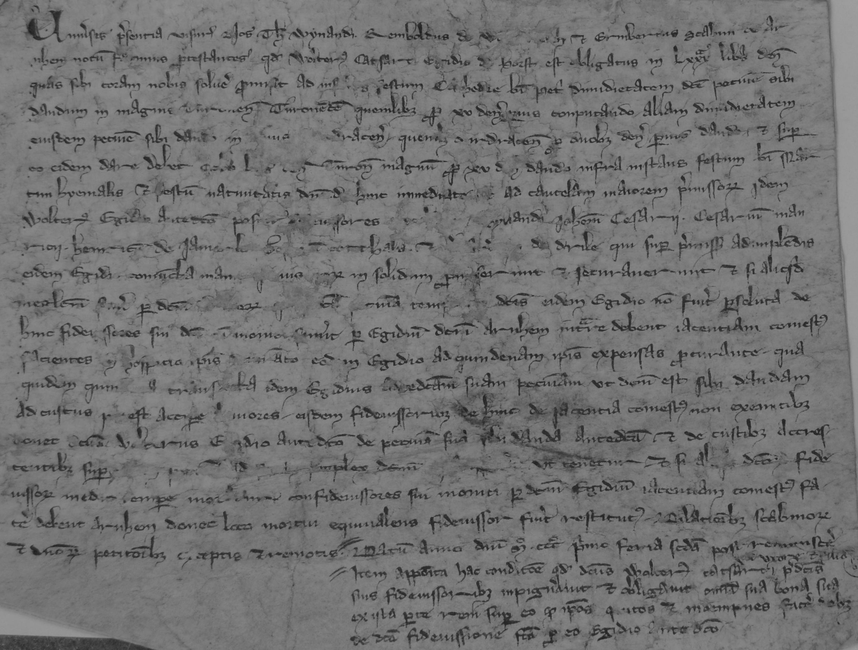
#> input picture 1300/MPS1300_0004.ppm, 858 x 650 px, given as the content of the folder dev_images, which was not available
$ python generate_train_data.py
#> lines starting #> are read from the running program, lines starting #| are printed output that depends on the picture; after the words box and inside, x2 and y2 are one past the last pixel; in counts of white or black regions, pixels touching at a corner belong together; pictures that were not available may be replaced by others from this repository, and a replacement may not be noted
### lib.py
import matplotlib
import matplotlib.pyplot as plt
from skimage import io, color
from skimage.filters import (threshold_otsu, threshold_niblack, threshold_sauvola)
from skimage.util import invert
from skimage.morphology import skeletonize
import numpy as np
import scipy.ndimage as ndi
from skimage import measure
from skimage import img_as_ubyte
import concurrent.futures
import os
from joblib import Parallel, delayed
import cv2
e = 7
min_frag_size = 2*e+2
import time


def skimage_to_opencv(skeleton):
    """Converts a skeleton image from skimage to opencv format."""
    return (skeleton * 255).astype(np.uint8)


def opencv_connected_components(skeleton):
    """Computes connected components using opencv."""
    ret, labels = cv2.connectedComponents(skeleton)
    return labels


def extract_fragments(skeleton, labels):
    """Extracts fragments from a skeleton image and its labels."""
    fragments = [ [] for _ in range(np.max(labels))]

    for y in range(skeleton.shape[0]):
        for x in range(skeleton.shape[1]):
            if skeleton[y, x]:
                label = labels[y, x] - 1
                fragments[label].append((y, x))
    return [fragment for fragment in fragments if fragment if len(fragment) > min_frag_size]

from scipy.signal import argrelextrema, savgol_filter, find_peaks
import math
from scipy.ndimage import gaussian_filter, uniform_filter1d
#pixel_to_p2_p3_map = {}  # Mapping data structure to store the pixel to p2 and p3 mapping

def get_adjacent_pixels(skeleton, point):
    h, w = skeleton.shape
    adjacent_pixels = []
    for sy in range(-1, 2):
        for sx in range(-1, 2):
            if 0<= point[0] + sy < h and 0 <= point[1]+sx < w and skeleton[point[0] + sy, point[1] + sx] and not (sy == 0 and sx == 0):
                adjacent_pixels.append([point[0] + sy, point[1] + sx])
    return sorted(adjacent_pixels)


def compute_window_size(array_length, min_array_length, max_array_length, min_window_size=2, max_window_size=50):
    # Linear scaling between min_window_size and max_window_size
    window_size = min_window_size + (max_window_size - min_window_size) * (array_length - min_array_length) / (max_array_length - min_array_length)
    return int(window_size)


def traverse(skeleton, point, visited, e, count=0):
    if e == count:
        return point
    adjacent_pixels = get_adjacent_pixels(skeleton, point)
    if len(adjacent_pixels) != 2:
        return point

    visited[tuple(point)] = True
    if not visited[tuple(adjacent_pixels[0])]:
        return traverse(skeleton, adjacent_pixels[0], visited, e, count+1)
    return traverse(skeleton, adjacent_pixels[1], visited, e, count+1)


def find_minima(angles, window_size=10):
    epsilon = 1e-10
    adjusted_angles = angles - np.arange(len(angles)) * epsilon

    # Calculate the number of windows
    num_windows = (len(angles) - window_size + 1 + window_size - 1) // window_size

    # Create an array of window indices
    window_indices = np.arange(num_windows) * window_size

    # Calculate minima indices for each window
    min_angle_indices = window_indices + np.argmin(adjusted_angles[window_indices[:, None] + np.arange(window_size)], axis=1)

    # Filter consecutive indices
    mask = np.concatenate(([True], min_angle_indices[1:] - min_angle_indices[:-1] > 1))
    min_angle_indices_filtered = min_angle_indices[mask]

    return min_angle_indices_filtered

def compute_angle(point, p2, p3):
    angle1 = np.arctan2(point[0] - p2[0], point[1] - p2[1])
    if angle1 < 0.0:
        angle1 += 2 * np.pi
    angle2 = np.arctan2(point[0] - p3[0], point[1] - p3[1])
    if angle2 < 0.0:
        angle2 += 2 * np.pi
    angle = np.abs(angle1 - angle2)
    tang_angle = min(angle, 2 * np.pi - angle)
    return tang_angle

'''
def find_threshold(data, window_size):
    threshold = np.zeros_like(data)
    half_window = window_size // 2

    for i in range(len(data)):
        start = max(0, i - half_window)
        end = min(len(data), i + half_window + 1)
        window_data = data[start:end]

        median = np.median(window_data)
        deviations = np.abs(window_data - median)
        mad = np.median(deviations)
        threshold_value = median - 2*mad  # Adjust this formula as needed

        threshold[start:end] = threshold_value

    return threshold'''


# [8 lines left out: function plot_high_curvature_points_angles, not called in this run]


'''def extract_angles_minima(skeleton, fragments, e):
    smallest_fragment = min(fragments, key=len)
    largest_fragment = max(fragments, key=len)
    minima = []
    for fragment in fragments:
        candidates = []
        for index, point in enumerate(fragment):
            visited = np.zeros_like(skeleton)
            visited[tuple(point)] = True

            adjacent_pixels = get_adjacent_pixels(skeleton, point)
            if len(adjacent_pixels) != 2:
                candidates.append(2*np.pi)
                continue
            direction_point, opposite_point = adjacent_pixels
            p2 = traverse(skeleton, direction_point, visited, e)
            p3 = traverse(skeleton, opposite_point, visited, e)
            tang_angle = compute_angle(point, p2, p3)

            candidates.append(tang_angle)
        window_size = compute_window_size(len(fragment), len(smallest_fragment), len(largest_fragment))
        fragment_minima = find_minima(candidates, window_size=window_size)

        for index in fragment_minima:
            minima.append(fragment[index])
    return minima'''

def process_point(point, skeleton, e):
    visited = np.zeros_like(skeleton)
    visited[tuple(point)] = True
    adjacent_pixels = get_adjacent_pixels(skeleton, point)

    if len(adjacent_pixels) != 2:
        return 2 * np.pi

    direction_point, opposite_point = adjacent_pixels
    p2 = traverse(skeleton, direction_point, visited, e)
    p3 = traverse(skeleton, opposite_point, visited, e)
    tang_angle = compute_angle(point, p2, p3)
    return tang_angle

def extract_angles_minima(skeleton, fragments, e):
    smallest_fragment = min(fragments, key=len)
    largest_fragment = max(fragments, key=len)
    minima = []

    for fragment in fragments:
        num_points = len(fragment)
        candidates = np.empty(num_points)

        with concurrent.futures.ThreadPoolExecutor() as executor:
            point_results = list(executor.map(process_point, fragment, [skeleton] * num_points, [e] * num_points))

        candidates = np.array(point_results)
        window_size = compute_window_size(num_points, len(smallest_fragment), len(largest_fragment))
        fragment_minima = find_minima(candidates, window_size=window_size)

        minima.extend([fragment[index] for index in fragment_minima])

    return minima

from collections import defaultdict
import numpy as np


def euclidean_distance(p1, p2):
    return np.sqrt((p1[1] - p2[1]) ** 2 + (p1[0] - p2[0]) ** 2)


def bresenham_line(binary_image, x0, y0, x1, y1):
    points = []
    dx = abs(x1 - x0)
    dy = abs(y1 - y0)
    sx = 1 if x0 < x1 else -1
    sy = 1 if y0 < y1 else -1
    err = dx - dy

    while True:
        points.append((y0, x0))
        if x0 == x1 and y0 == y1:
            break
        e2 = 2 * err
        if e2 > -dy:
            err -= dy
            x0 += sx
        if e2 < dx:
            err += dx
            y0 += sy
    return points


def stroke_length(binary_image, key_point, sin_theta, cos_theta, max_distance=1000):
    y, x = key_point
    x_e = int(x + max_distance * cos_theta)
    y_e = int(y + max_distance * sin_theta)
    line_points = bresenham_line(binary_image, x, y, x_e, y_e)

    for y_p, x_p in line_points:
        if 0 <= x_p < binary_image.shape[1] and 0 <= y_p < binary_image.shape[0]:
            if binary_image[y_p, x_p]:  # background pixel
                return euclidean_distance((x, y), (x_p, y_p))
        else:
            break

    return 0


def psd_feature_vector(binary_image, key_point, num_directions=72):
    stroke_lengths = np.zeros(num_directions)

    sin_values = np.sin(2 * np.pi * np.arange(num_directions) / num_directions)
    cos_values = np.cos(2 * np.pi * np.arange(num_directions) / num_directions)
    #before = time.time()
    for m in range(num_directions):

        stroke_lengths[m] = stroke_length(binary_image, key_point, sin_values[m], cos_values[m])
    #after = time.time()
    #print("Time taken for psd:", after - before)

    epsilon = 1e-9
    feature_vector = stroke_lengths / (np.sum(stroke_lengths) + epsilon)
    max_idx = np.argmax(feature_vector)
    feature_vector = np.roll(feature_vector, -max_idx)  # make it rotational-invariant
    return feature_vector


def get_images(period, folder):

    """returns a list of image paths for a given period"""
    folder_size = len(os.listdir(f'dev_images/1300'))
    print(folder_size)
    # create an array to hold each path along with its label(period)
    image_paths = np.zeros((folder_size, 2), dtype=object)
    index = 0
    for file in os.listdir(f'dev_images/1300'):
        print(file)
        image_paths[index, 0] = f'dev_images/1300/{file}'
        image_paths[index, 1] = period
        index += 1
    return image_paths


# [4 lines left out: function display_image, not called in this run]


def load_image_binarize(image_path):
    """loads an image from a given path"""
    # Load the image
    image = io.imread(image_path, as_gray=True)
    # image = color.rgb2gray(image)
    # Apply Sauvola thresholding
    window_size = 25
    thresh_sauvola = threshold_sauvola(image, window_size=window_size)
    binary_sauvola = image > thresh_sauvola
    return binary_sauvola


def get_forkpoints(skeleton):
    # loop through every point in the skeleton and check whether it has 3 or more neighbors
    # if it does, it is a forkpoint
    forkpoints = []
    for i in range(skeleton.shape[0]):
        for j in range(skeleton.shape[1]):
            # if the cell of skeleton is an array of 0s, it is a background pixel and we can skip it
            # if np.all(skeleton[i, j]) == 0:
            #     skeleton[i, j] = False
            #     continue
            if skeleton[i, j] == True and len(get_adjacent_pixels(skeleton, (i, j))) >= 3:
                forkpoints.append(np.array([i, j]))
    return np.array(forkpoints)


def get_keypoints(skeleton):
    forkpoints = get_forkpoints(skeleton)
    open_cv_skeleton = skimage_to_opencv(skeleton)
    labels = opencv_connected_components(open_cv_skeleton)
    fragments = extract_fragments(skeleton, labels)
    e = 7
    # find the time before the function call
    high_curvature_points = extract_angles_minima(skeleton, fragments, e)
    # find the time after the function call
    keypoints = np.concatenate((forkpoints, np.array(high_curvature_points)))
    return keypoints


def compute_feature_vector(args):
    binary_image, keypoint = args
    return psd_feature_vector(binary_image, keypoint)


def get_psd(binary_image):
    print(binary_image.shape, binary_image.dtype)
    skeleton = skeletonize(invert(binary_image))
    keypoints = get_keypoints(skeleton)
    keypoints_count = len(keypoints)
    num_directions = 72  # This should match the value you used in the `psd_feature_vector` function
    feature_vectors = np.zeros((keypoints_count, num_directions))

    # faster way of doing the code below
    # results = [compute_feature_vector((binary_image, keypoint)) for keypoint in keypoints]

    results = Parallel(n_jobs=-1)(delayed(compute_feature_vector)((binary_image, keypoint)) for keypoint in keypoints)

    for idx, result in enumerate(results):
        feature_vectors[idx] = result
    print('image done')
    return feature_vectors

### generate_train_data.py
from lib import *
import numpy as np
import os
import time
from sklearn.model_selection import train_test_split
from concurrent.futures import ProcessPoolExecutor, ThreadPoolExecutor

# get all the folders in the dataset except the ones that start with a dot
folders_list = sorted([folder for folder in os.listdir('dev_images') if not folder.startswith('.')])
# assign a period to each folder
periods = {1300+idx*25: folder for idx, folder in enumerate(folders_list[:1])}
print(periods)

def process_period(period, folder):
    dataset = get_images(period, folder)
    x_train, y_train, x_test, y_test = train_test_split(dataset[:, 0], dataset[:, 1], test_size=0.2)
    # store x_train under the directory of train
    np.save(f'train/paths/{period}', x_train, allow_pickle=True)
    # store x_train under the directory of test
    np.save(f'test/paths/{period}', x_test, allow_pickle=True)

with ThreadPoolExecutor() as executor:
    executor.map(process_period, periods.keys(), periods.values())

periods = [1300 + index * 25 for index in range(1)]

def process_period_images(period):
    starttime = time.time()
    image_paths = np.load(f'train/paths/{period}.npy', allow_pickle=True)
    print(image_paths)
    print(f'Loaded {len(image_paths)} images for period {period}')
    print(f'Loading images for period {period}...')
    binary_images = np.array(list(map(load_image_binarize, image_paths)), dtype=object)
#> in load_image_binarize, image is the input picture: shape (650, 858); min 27, max 159, mean 113.4
#> in load_image_binarize, `thresh_sauvola = threshold_sauvola(image, window_size=window_size)`:
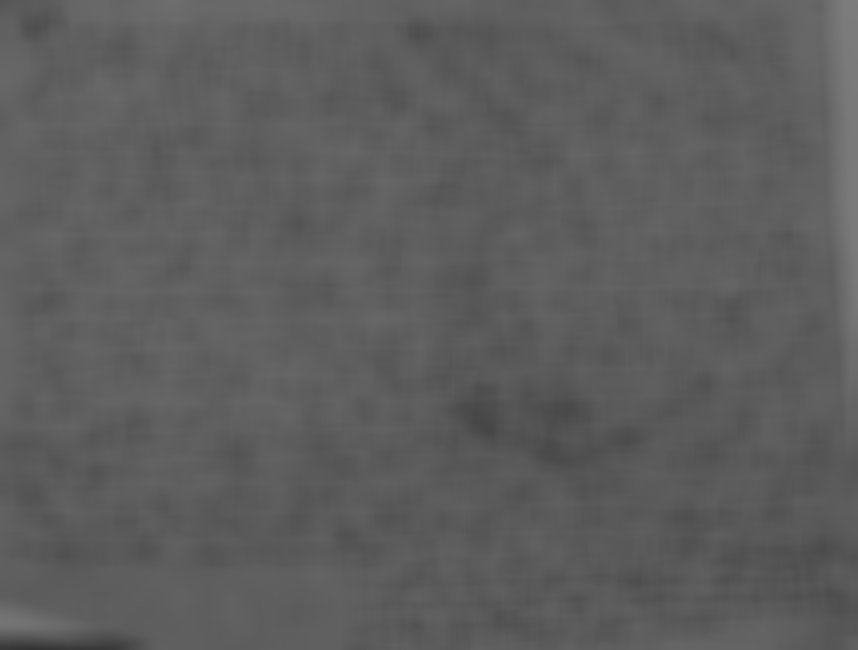
#> thresh_sauvola: shape (650, 858) float64; min 52.64, max 125, mean 93.8
#> in load_image_binarize, `binary_sauvola = image > thresh_sauvola`:
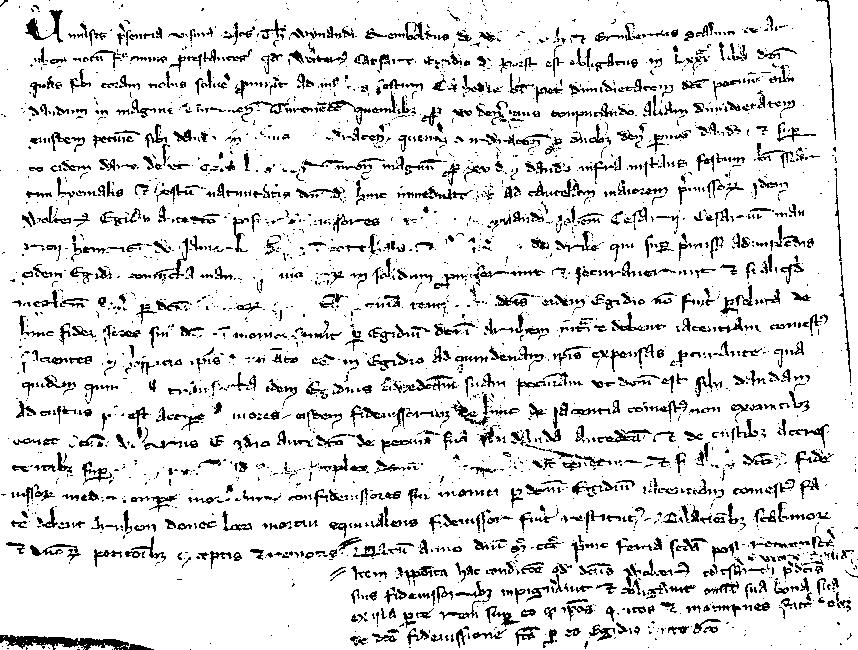
#> binary_sauvola: shape (650, 858) bool; 88.1% white; black in thin lines or dots
#> call 2 of load_image_binarize, with image_path = 'dev_images/1300/MPS1300_0002.ppm'
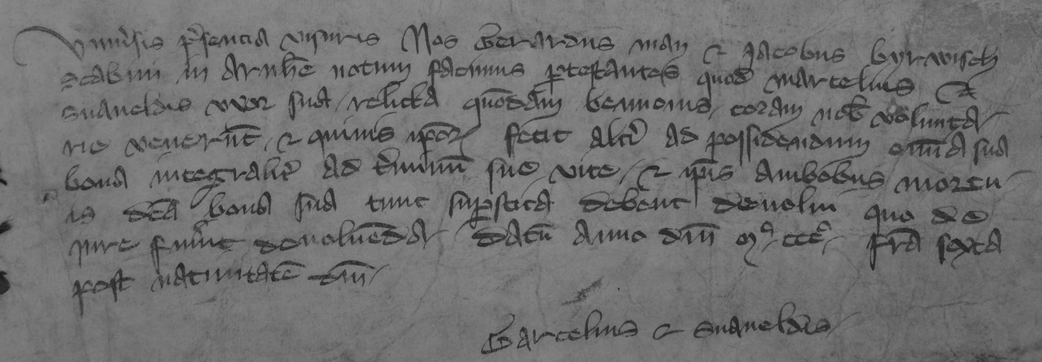
#> input picture 1300/MPS1300_0002.ppm, 1042 x 362 px, given as the content of the folder dev_images, which was not available
#> in load_image_binarize, image is the input picture: shape (362, 1042); min 24, max 140, mean 110.9
#> in load_image_binarize (call 2), `thresh_sauvola = threshold_sauvola(image, window_size=window_size)`:
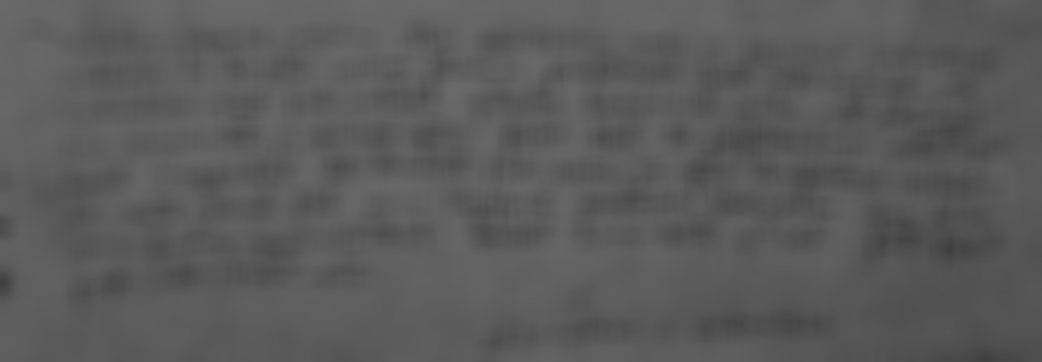
#> thresh_sauvola: shape (362, 1042) float64; min 64.41, max 106.1, mean 91.3
#> in load_image_binarize (call 2), `binary_sauvola = image > thresh_sauvola`: binary_sauvola: shape (362, 1042) bool; 88.6% white; 514 black regions (239 under 20 px), largest, box (x1, y1, x2, y2) and area: (372, 97, 482, 176) 1231, (755, 158, 884, 189) 998, (347, 60, 428, 112) 911
#> call 3 of load_image_binarize, with image_path = 'dev_images/1300/MPS1300_0001.ppm'
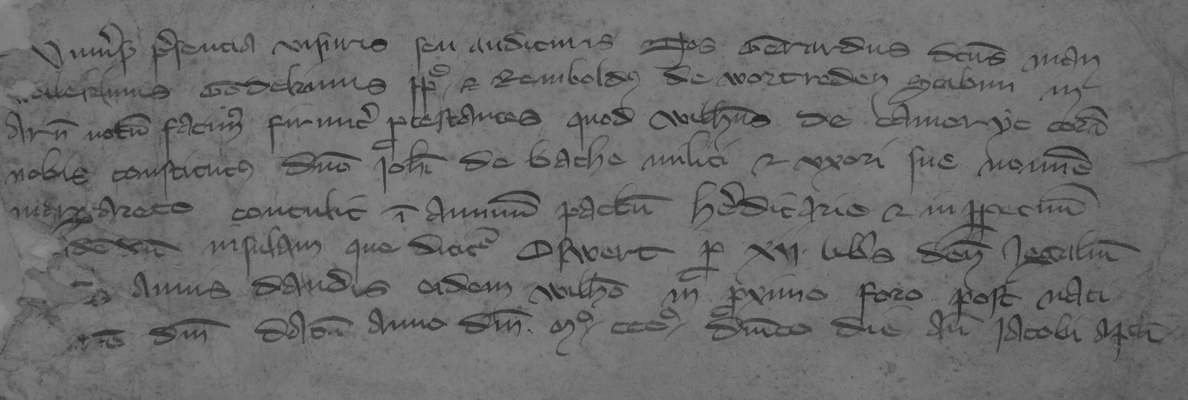
#> input picture 1300/MPS1300_0001.ppm, 1188 x 400 px, given as the content of the folder dev_images, which was not available
#> in load_image_binarize, image is the input picture: shape (400, 1188); min 33, max 143, mean 109
#> in load_image_binarize (call 3), `binary_sauvola = image > thresh_sauvola`:
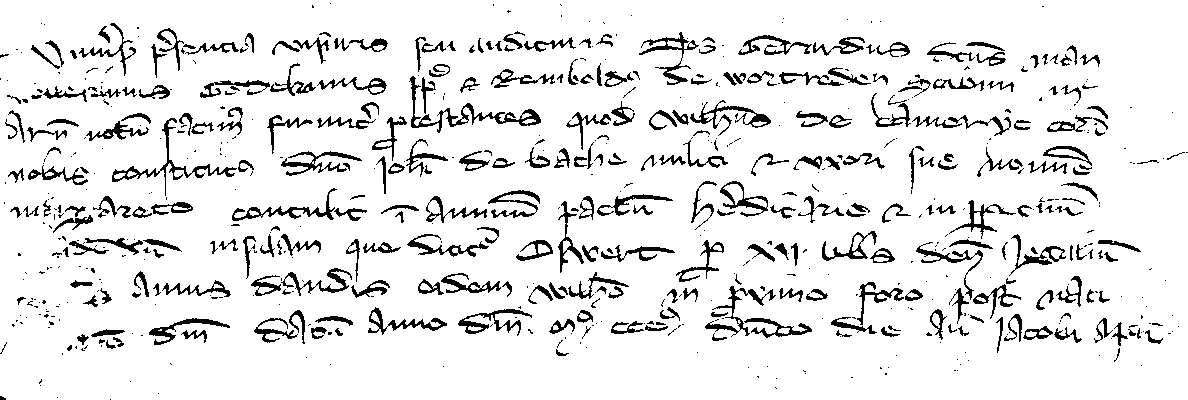
#> binary_sauvola: shape (400, 1188) bool; 90.4% white; 684 black regions (366 under 20 px), largest, box (x1, y1, x2, y2) and area: (409, 76, 541, 133) 1026, (112, 118, 237, 196) 846, (639, 32, 699, 85) 626
    print(f'Computing features for period {period}...')
    features_of_period = np.array(list(map(get_psd, binary_images)), dtype=object)
#| (650, 858) bool
#> in get_psd, `skeleton = skeletonize(invert(binary_image))`: skeleton: shape (650, 858) bool; 5.3% white in thin lines or dots
#> in skimage_to_opencv, `return (skeleton * 255).astype(np.uint8)`: returned value: shape (650, 858); 5.3% white in thin lines or dots
#> in opencv_connected_components, `ret, labels = cv2.connectedComponents(skeleton)`:
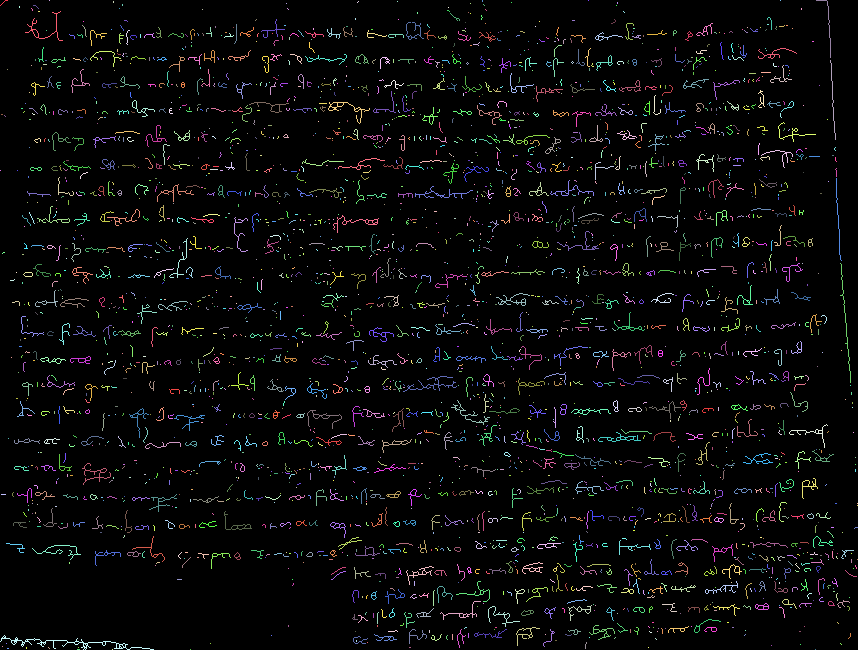
#> labels: shape (650, 858) int32; 2770 distinct labels, from 0 to 2769; one colour per label, 0 black
    np.save(f'train/features/{period}', features_of_period, allow_pickle=True)
    print(f'Finished processing period {period} in {time.time() - starttime} seconds')


#> (the run stopped early here; a loop or call above may not have finished)
